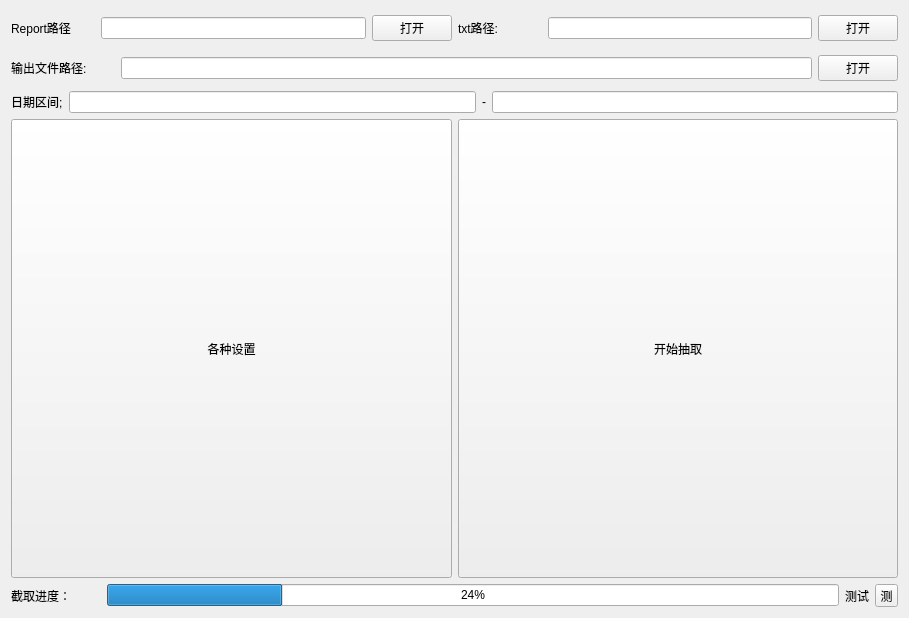
<?xml version="1.0" encoding="UTF-8"?>
<ui version="4.0">
 <class>EarthquakeDataExtractClass</class>
 <widget class="QWidget" name="EarthquakeDataExtractClass">
  <property name="geometry">
   <rect>
    <x>0</x>
    <y>0</y>
    <width>909</width>
    <height>618</height>
   </rect>
  </property>
  <property name="windowTitle">
   <string>EarthquakeDataExtract</string>
  </property>
  <layout class="QVBoxLayout" name="verticalLayout" stretch="1,1,1,9,1">
   <item>
    <layout class="QHBoxLayout" name="horizontalLayout">
     <item>
      <widget class="QLabel" name="l_reportPath">
       <property name="minimumSize">
        <size>
         <width>84</width>
         <height>34</height>
        </size>
       </property>
       <property name="maximumSize">
        <size>
         <width>84</width>
         <height>34</height>
        </size>
       </property>
       <property name="text">
        <string>Report路径</string>
       </property>
      </widget>
     </item>
     <item>
      <widget class="QLineEdit" name="le_reportPath"/>
     </item>
     <item>
      <widget class="QPushButton" name="pb_setReportPath">
       <property name="text">
        <string>打开</string>
       </property>
      </widget>
     </item>
     <item>
      <widget class="QLabel" name="l_txtPath">
       <property name="enabled">
        <bool>true</bool>
       </property>
       <property name="sizePolicy">
        <sizepolicy hsizetype="Fixed" vsizetype="Fixed">
         <horstretch>0</horstretch>
         <verstretch>0</verstretch>
        </sizepolicy>
       </property>
       <property name="minimumSize">
        <size>
         <width>84</width>
         <height>34</height>
        </size>
       </property>
       <property name="maximumSize">
        <size>
         <width>84</width>
         <height>34</height>
        </size>
       </property>
       <property name="text">
        <string>txt路径:</string>
       </property>
      </widget>
     </item>
     <item>
      <widget class="QLineEdit" name="le_txtPath"/>
     </item>
     <item>
      <widget class="QPushButton" name="pb_setTxtPath">
       <property name="text">
        <string>打开</string>
       </property>
      </widget>
     </item>
    </layout>
   </item>
   <item>
    <layout class="QHBoxLayout" name="horizontalLayout_5">
     <item>
      <widget class="QLabel" name="l_outputPath">
       <property name="enabled">
        <bool>true</bool>
       </property>
       <property name="sizePolicy">
        <sizepolicy hsizetype="Fixed" vsizetype="Fixed">
         <horstretch>0</horstretch>
         <verstretch>0</verstretch>
        </sizepolicy>
       </property>
       <property name="minimumSize">
        <size>
         <width>104</width>
         <height>34</height>
        </size>
       </property>
       <property name="maximumSize">
        <size>
         <width>104</width>
         <height>34</height>
        </size>
       </property>
       <property name="text">
        <string>输出文件路径:</string>
       </property>
      </widget>
     </item>
     <item>
      <widget class="QLineEdit" name="le_outputPath"/>
     </item>
     <item>
      <widget class="QPushButton" name="pb_setOutputPath">
       <property name="text">
        <string>打开</string>
       </property>
      </widget>
     </item>
    </layout>
   </item>
   <item>
    <layout class="QHBoxLayout" name="horizontalLayout_2">
     <item>
      <widget class="QLabel" name="l_dateInterval">
       <property name="enabled">
        <bool>true</bool>
       </property>
       <property name="sizePolicy">
        <sizepolicy hsizetype="Preferred" vsizetype="Preferred">
         <horstretch>0</horstretch>
         <verstretch>0</verstretch>
        </sizepolicy>
       </property>
       <property name="text">
        <string>日期区间;</string>
       </property>
      </widget>
     </item>
     <item>
      <widget class="QLineEdit" name="le_startDate"/>
     </item>
     <item>
      <widget class="QLabel" name="l_ganggang">
       <property name="enabled">
        <bool>true</bool>
       </property>
       <property name="sizePolicy">
        <sizepolicy hsizetype="Preferred" vsizetype="Preferred">
         <horstretch>0</horstretch>
         <verstretch>0</verstretch>
        </sizepolicy>
       </property>
       <property name="text">
        <string>-</string>
       </property>
      </widget>
     </item>
     <item>
      <widget class="QLineEdit" name="le_endDate"/>
     </item>
    </layout>
   </item>
   <item>
    <layout class="QHBoxLayout" name="horizontalLayout_3">
     <item>
      <widget class="QToolButton" name="tb_settings">
       <property name="sizePolicy">
        <sizepolicy hsizetype="Preferred" vsizetype="Preferred">
         <horstretch>0</horstretch>
         <verstretch>0</verstretch>
        </sizepolicy>
       </property>
       <property name="text">
        <string>各种设置</string>
       </property>
      </widget>
     </item>
     <item>
      <widget class="QToolButton" name="tb_run">
       <property name="sizePolicy">
        <sizepolicy hsizetype="Preferred" vsizetype="Preferred">
         <horstretch>0</horstretch>
         <verstretch>0</verstretch>
        </sizepolicy>
       </property>
       <property name="text">
        <string>开始抽取</string>
       </property>
      </widget>
     </item>
    </layout>
   </item>
   <item>
    <layout class="QHBoxLayout" name="horizontalLayout_4">
     <item>
      <widget class="QLabel" name="label_3">
       <property name="minimumSize">
        <size>
         <width>90</width>
         <height>0</height>
        </size>
       </property>
       <property name="text">
        <string>截取进度：</string>
       </property>
      </widget>
     </item>
     <item>
      <widget class="QProgressBar" name="progressBar">
       <property name="value">
        <number>24</number>
       </property>
      </widget>
     </item>
     <item>
      <widget class="QLabel" name="label_6">
       <property name="text">
        <string>测试</string>
       </property>
      </widget>
     </item>
     <item>
      <widget class="QToolButton" name="tb_errorStatusButton">
       <property name="minimumSize">
        <size>
         <width>23</width>
         <height>23</height>
        </size>
       </property>
       <property name="maximumSize">
        <size>
         <width>23</width>
         <height>23</height>
        </size>
       </property>
       <property name="text">
        <string>测</string>
       </property>
      </widget>
     </item>
    </layout>
   </item>
  </layout>
 </widget>
 <layoutdefault spacing="6" margin="11"/>
 <resources>
  <include location="EarthquakeDataExtract.qrc"/>
 </resources>
 <connections/>
</ui>
